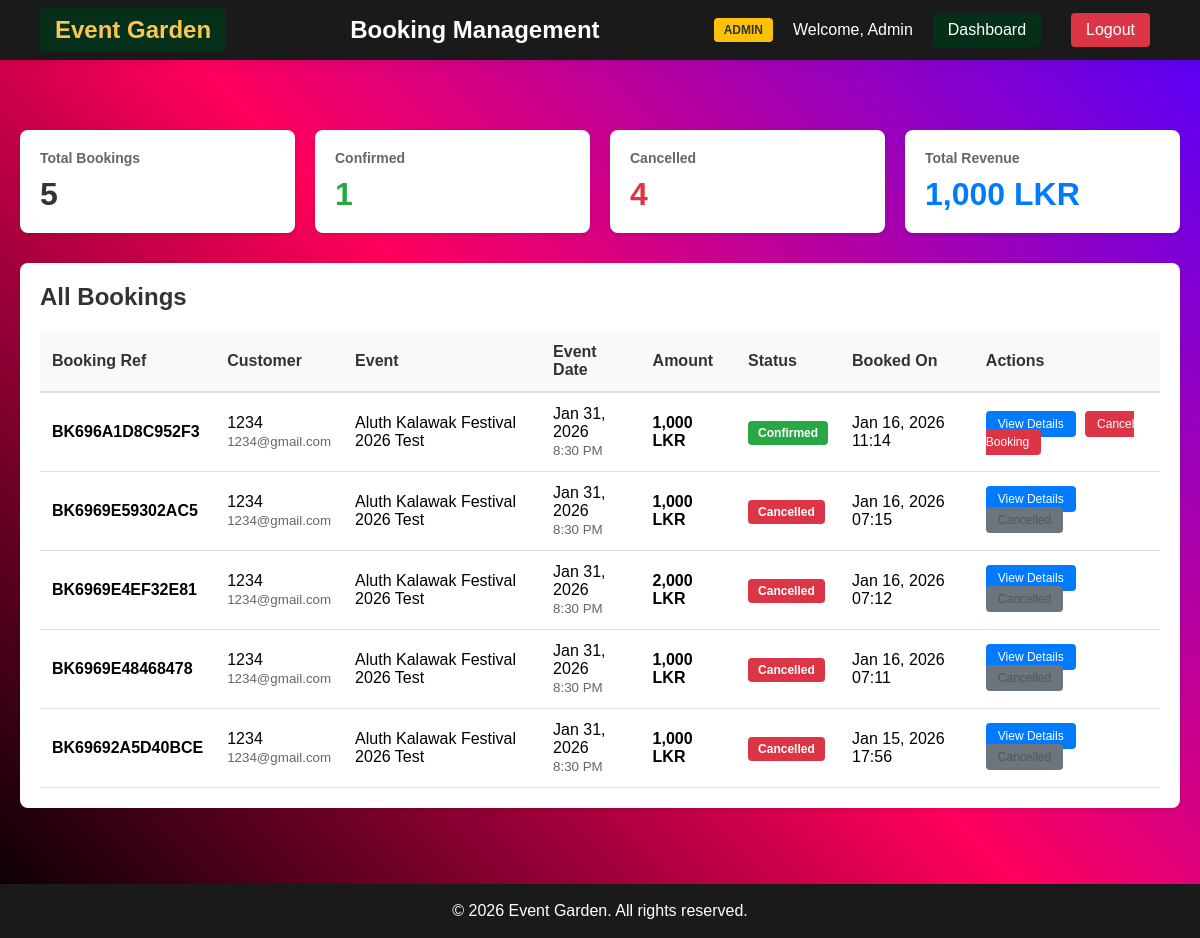
Screenshot of /EventHome/EventUsers/adminBookings.php (signed in) with the database file from the repository.
### tables this page shows
CREATE TABLE `bookings` (
  `id` int(11) NOT NULL,
  `user_id` int(11) NOT NULL,
  `event_id` int(11) NOT NULL,
  `booking_reference` varchar(50) NOT NULL,
  `total_amount` decimal(10,2) NOT NULL,
  `payment_status` enum('pending','completed','failed') DEFAULT 'pending',
  `booking_status` enum('confirmed','cancelled') DEFAULT 'confirmed',
  `cardholder_name` varchar(100) DEFAULT NULL,
  `created_at` timestamp NOT NULL DEFAULT current_timestamp(),
  `cancelled_at` timestamp NULL DEFAULT NULL
);

CREATE TABLE `users` (
  `id` int(11) NOT NULL,
  `username` varchar(50) NOT NULL,
  `email` varchar(100) NOT NULL,
  `password` varchar(255) NOT NULL,
  `created_at` timestamp NOT NULL DEFAULT current_timestamp(),
  `role` enum('admin','customer') NOT NULL DEFAULT 'customer',
  `status` enum('active','deactivated') DEFAULT 'active',
  `reset_token` varchar(100) DEFAULT NULL,
  `reset_token_expiry` timestamp NOT NULL DEFAULT current_timestamp()
);

CREATE TABLE `events` (
  `id` int(11) NOT NULL,
  `title` varchar(255) NOT NULL,
  `event_date` date NOT NULL,
  `event_time` time NOT NULL,
  `location` varchar(255) NOT NULL,
  `category` varchar(50) NOT NULL,
  `description` text NOT NULL,
  `summary` text DEFAULT NULL,
  `image` varchar(255) DEFAULT NULL,
  `created_at` timestamp NOT NULL DEFAULT current_timestamp()
);

### EventHome/EventUsers/adminBookings.php (the view, shortened to what this page needs)
<?php
require_once '../Config/config.php';
$sql = "SELECT b.*, u.username, u.email, e.title as event_title, e.event_date, e.event_time
        FROM bookings b
        JOIN users u ON b.user_id = u.id
        JOIN events e ON b.event_id = e.id
        ORDER BY b.created_at DESC";
$result = mysqli_query($conn, $sql);
$total_bookings = mysqli_num_rows($result);
$confirmed = mysqli_num_rows(mysqli_query($conn, "SELECT id FROM bookings WHERE booking_status='confirmed'"));
$cancelled = mysqli_num_rows(mysqli_query($conn, "SELECT id FROM bookings WHERE booking_status='cancelled'"));
$revenue_result = mysqli_fetch_assoc(mysqli_query($conn, "SELECT SUM(total_amount) as total FROM bookings WHERE booking_status='confirmed'"));
$total_revenue = isset($revenue_result['total']) ? $revenue_result['total'] : 0;
?>
<!DOCTYPE html>
<html>
<head>
    <link rel="stylesheet" href="../../Eventcss/adminBookings.css">
    <link rel="stylesheet" href="../../Eventcss/homePage.css">
</head>
 <body class="back">
    <nav class="navbar">
        <a href="../homePage.php" class="logo">Event Garden</a>
        <h1>Booking Management</h1>
        <div class="user-info">
            <span class="badge">ADMIN</span>
            <span>Welcome, <?php echo htmlspecialchars(ucfirst($_SESSION['username'])); ?></span>
            <a href="adminDashboard.php">Dashboard</a>
            <a href="logout.php" class="logout">Logout</a>
        </div>
    </nav>
    <div class="container">
        <div class="stats">
            <div class="stat-card">
                <h3>Total Bookings</h3>
                <div class="number"><?php echo $total_bookings; ?></div>
            </div>
            <div class="stat-card">
                <h3>Confirmed</h3>
                <div class="number" style="color: #28a745;"><?php echo $confirmed; ?></div>
            </div>
            <div class="stat-card">
                <h3>Cancelled</h3>
                <div class="number" style="color: #dc3545;"><?php echo $cancelled; ?></div>
            </div>
            <div class="stat-card">
                <h3>Total Revenue</h3>
                <div class="number" style="color: #007bff;"><?php echo number_format($total_revenue); ?> LKR</div>
            </div>
        </div>
        <div class="table-container">
            <h2>All Bookings</h2>
            <table>
                <thead>
                    <tr>
                        <th>Booking Ref</th>
                        <th>Customer</th>
                        <th>Event</th>
                        <th>Event Date</th>
                        <th>Amount</th>
                        <th>Status</th>
                        <th>Booked On</th>
                        <th>Actions</th>
                    </tr>
                </thead>
                <tbody>
                    <?php
                    mysqli_data_seek($result, 0);
                    while ($booking = mysqli_fetch_assoc($result)):
                    ?>
                        <tr>
                            <td><strong><?php echo $booking['booking_reference']; ?></strong></td>
                            <td>
                                <?php echo htmlspecialchars($booking['username']); ?><br>
                                <small style="color: #666;"><?php echo htmlspecialchars($booking['email']); ?></small>
                            </td>
                            <td><?php echo htmlspecialchars($booking['event_title']); ?></td>
                            <td><?php echo date('M d, Y', strtotime($booking['event_date'])); ?><br>
                                <small style="color: #666;"><?php echo date('g:i A', strtotime($booking['event_time'])); ?></small>
                            </td>
                            <td><strong><?php echo number_format($booking['total_amount']); ?> LKR</strong></td>
                            <td>
                                <span class="badge-status badge-<?php echo $booking['booking_status']; ?>">
                                    <?php echo ucfirst($booking['booking_status']); ?>
                                </span>
                            </td>
                            <td><?php echo date('M d, Y H:i', strtotime($booking['created_at'])); ?></td>
                            <td>
                                <a href="adminBookingDetails.php?ref=<?php echo $booking['booking_reference']; ?>"
                                   class="btn btn-view">View Details</a>
                                <?php if ($booking['booking_status'] == 'confirmed'): ?>
                                    <a href="adminCancelBooking.php?ref=<?php echo $booking['booking_reference']; ?>"
                                       class="btn btn-cancel"
                                       onclick="return confirm('Cancel this booking and return tickets to inventory?')">Cancel Booking</a>
                                <?php else: ?>
                                    <button class="btn" disabled>Cancelled</button>
                                <?php endif; ?>
                            </td>
                        </tr>
                    <?php endwhile; ?>
                </tbody>
            </table>
        </div>
    </div>
        <footer>
        <div class="footer-content">
            <p>&copy; 2026 Event Garden. All rights reserved.</p>
        </div>
    </footer>
</body>
</html>

### Eventcss/adminBookings.css (style rules this page uses)
* { margin: 0; padding: 0; box-sizing: border-box; }
body { font-family: Arial, sans-serif; background: #f4f4f4; }
.navbar { background: #333; color: white; padding: 15px 30px; display: flex; justify-content: space-between; align-items: center; }
.navbar h1 { font-size: 24px; }
.navbar .user-info { display: flex; align-items: center; gap: 20px; }
.navbar .badge { background: #ffc107; color: #333; padding: 5px 10px; border-radius: 4px; font-size: 12px; font-weight: bold; }
.navbar a { color: white; text-decoration: none; padding: 8px 15px; background: #007bff; border-radius: 4px; margin-right: 10px; }
.navbar a.logout { background: #dc3545; }
.container { max-width: 1400px; margin: 30px auto; padding: 0 20px; }
h2 { color: #333; margin-bottom: 20px; }
.stats { display: grid; grid-template-columns: repeat(auto-fit, minmax(200px, 1fr)); gap: 20px; margin-bottom: 30px; }
.stat-card { background: white; padding: 20px; border-radius: 8px; box-shadow: 0 2px 5px rgba(0, 0, 0, 0.1); }
.stat-card h3 { color: #666; font-size: 14px; margin-bottom: 10px; }
.stat-card .number { font-size: 32px; font-weight: bold; color: #333; }
.table-container { background: white; border-radius: 8px; padding: 20px; box-shadow: 0 2px 5px rgba(0, 0, 0, 0.1); overflow-x: auto; }
table { width: 100%; border-collapse: collapse; }
th { background: #f8f9fa; padding: 12px; text-align: left; font-weight: bold; color: #333; border-bottom: 2px solid #dee2e6; }
td { padding: 12px; border-bottom: 1px solid #dee2e6; }
.badge-status { padding: 5px 10px; border-radius: 4px; font-size: 12px; font-weight: bold; }
.badge-confirmed { background: #28a745; color: white; }
.badge-cancelled { background: #dc3545; color: white; }
.btn { padding: 6px 12px; border-radius: 4px; text-decoration: none; font-size: 12px; border: none; cursor: pointer; }
.btn-view { background: #007bff; color: white; margin-right: 5px; }
.btn-cancel { background: #dc3545; color: white; }
.btn:disabled { background: #6c757d; cursor: not-allowed; }

### Eventcss/HomePage.css (style rules this page uses)
* { margin: 0; padding: 0; box-sizing: border-box; }
.navbar { display: flex; justify-content: space-between; align-items: center; padding: 15px 50px; }
.navbar .logo { font-size: 24px; font-weight: bold; color: #f9c74f; text-decoration: none; }
.navbar { position: fixed; top: 0; left: 0; width: 100%; height: 60px; background: #1a1a1a; display: flex; align-items: center; justify-content: space-between; padding: 0 40px; box-shadow: 0 2px 10px rgba(0, 0, 0, 0.1); z-index: 1000; margin-bottom: 50px; }
.navbar a { color: white; text-decoration: none; padding: 8px 15px; background: #04301a; border-radius: 4px; }
.back { padding-top: 100px; background-image: linear-gradient(45deg, #000000, #ff005c, #5200ff); background-attachment: fixed; min-height: 100vh; padding-bottom: 100px; }
footer { bottom: 0; left: 0; width: 100%; background: #1a1a1a; color: white; text-align: center; padding: 18px; margin-top: auto; flex: 1; position: fixed; }

### rows the page displays
bookings: booking_reference "BK696A1D8C952F3", user.username "1234", user.email "1234@gmail.com", event.title "Aluth Kalawak Festival 2026 Test", event.event_date "Jan 31, 2026", event.event_time "8:30 PM", total_amount "1,000", booking_status "Confirmed", created_at "Jan 16, 2026 11:14"
bookings: booking_reference "BK6969E59302AC5", user.username "1234", user.email "1234@gmail.com", event.title "Aluth Kalawak Festival 2026 Test", event.event_date "Jan 31, 2026", event.event_time "8:30 PM", total_amount "1,000", booking_status "Cancelled", created_at "Jan 16, 2026 07:15"
bookings: booking_reference "BK6969E4EF32E81", user.username "1234", user.email "1234@gmail.com", event.title "Aluth Kalawak Festival 2026 Test", event.event_date "Jan 31, 2026", event.event_time "8:30 PM", total_amount "2,000", booking_status "Cancelled", created_at "Jan 16, 2026 07:12"
bookings: booking_reference "BK6969E48468478", user.username "1234", user.email "1234@gmail.com", event.title "Aluth Kalawak Festival 2026 Test", event.event_date "Jan 31, 2026", event.event_time "8:30 PM", total_amount "1,000", booking_status "Cancelled", created_at "Jan 16, 2026 07:11"
bookings: booking_reference "BK69692A5D40BCE", user.username "1234", user.email "1234@gmail.com", event.title "Aluth Kalawak Festival 2026 Test", event.event_date "Jan 31, 2026", event.event_time "8:30 PM", total_amount "1,000", booking_status "Cancelled", created_at "Jan 15, 2026 17:56"

### other values shown
$_SESSION['username'] "Admin"
$total_bookings "5"
$confirmed "1"
$cancelled "4"
$total_revenue "1,000"
